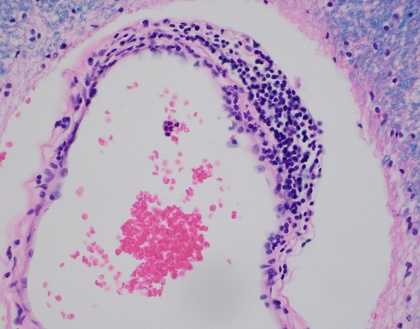
%> input picture images/UTSW26_4_WM_OccCtx_VL3_01.jpg, 420 x 329 px, shrunk from 2448 x 1920 before the run
$ octave --eval "result = findlymphs('images/UTSW26_4_WM_OccCtx_VL3_01.jpg');"   (GNU Octave 9; MATLAB toolbox functions it lacks are replaced by stand-ins)
%> lines starting %> are read from the running program, lines starting %| are printed output that depends on the picture; in (x1, y1, x2, y2) boxes, pixels count from 0 and x2, y2 are one past the last pixel; in counts of white or black regions, pixels touching at a corner belong together; the program's own positions count from 1
### createLFBMask.m
function BW = createLFBMask(RGB)

hsvimage = rgb2hsv(RGB);
hImage = hsvimage(:,:,1);
vImage = hsvimage(:,:,3);

BW = vImage > 0.65 & vImage < 0.72 & hImage > 0.63 & hImage < 0.7;

end

### findlymphs.m
function [labels, stats, stats1] = findlymphs(fname, varargin)
%> called with fname = 'images/UTSW26_4_WM_OccCtx_VL3_01.jpg'

%% Parse inputs
p = inputParser;
defaultRadiusList = [14,22];
defaultNucSaturationThresh = 0.65;
defaultCircThresh = 0.8;
addRequired(p,'fname');
addOptional(p,'RadiusLimits',defaultRadiusList);
addOptional(p,'NucSaturationThresh',defaultNucSaturationThresh);
addOptional(p,'CircThresh',defaultCircThresh);
parse(p,'fname',varargin{:});
RadiusList = p.Results.RadiusLimits;
NucSaturationThresh = p.Results.NucSaturationThresh;
CircThresh = p.Results.CircThresh;

%% Load input file
rgb = imread(fname);
%> rgb is the input picture: size 329x420x3 uint8; mean R, G, B 183.4, 164, 189.2

%% Color Separation and thresholding;
rgbn = colornorm(rgb); % Normalize each color channel
hh = rgb2hsv(rgbn);
%> hh: size 329x420x3 double; mean H, S, V 0.444, 0.178, 0.847
% Get Intensity (actually 'value')
% I = rgb2gray(rgbn);
I = hh(:,:,3);

% Smooth
fprintf('findlymphs.m: Smooth\n')
h = fspecial('gaussian',100,5);
I=imfilter(I,h,'conv');
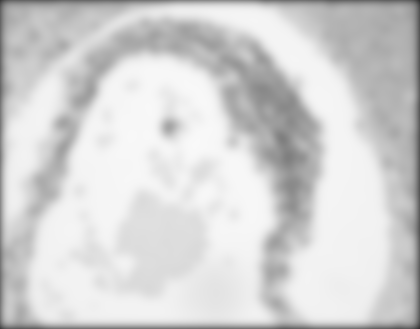
%> I: size 329x420 double; min 0.184, max 0.977, mean 0.829

[WhiteMatterMask] = createLFBMask(rgb);
%> in createLFBMask, `hsvimage = rgb2hsv(RGB);`: hsvimage: size 329x420x3 double; mean H, S, V 0.758, 0.161, 0.756
%> in createLFBMask, `hImage = hsvimage(:,:,1);`:
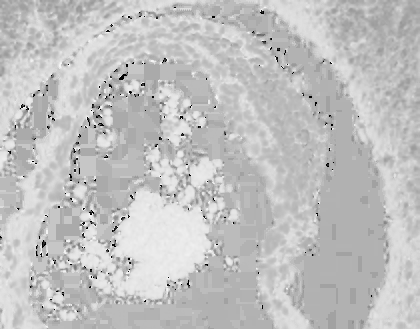
%> hImage: size 329x420 double; min 0, max 0.983, mean 0.758
%> in createLFBMask, `BW = vImage > 0.65 & vImage < 0.72 & hImage > 0.63 & hImage < 0.7;`:
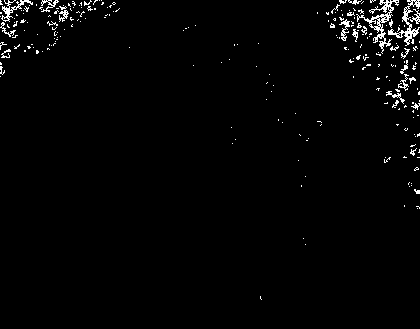
%> BW: size 329x420 logical; 2% white in thin lines or dots
WhiteMatterMask = bwareaopen(WhiteMatterMask,2e2);
%> WhiteMatterMask: size 329x420 logical; 0.6% white in thin lines or dots, all inside (x1, y1, x2, y2) = (356, 0, 420, 54)
for i = 1:8
    WhiteMatterMask = imdilate(WhiteMatterMask,strel('disk',8,8));
end
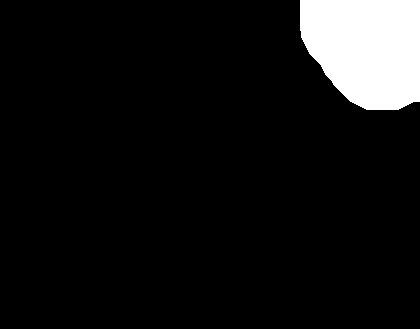
%> WhiteMatterMask: size 329x420 logical; 8% white; 1 white region, box (x1, y1, x2, y2) and area: (300, 0, 420, 110) 11111
WhiteMatterMask = 1-bwareaopen(1-WhiteMatterMask,2e4);

% Threshold on intensity
fprintf('findlymphs.m: Threshold on HSV(:,:,3)\n')
level = graythresh(I); %Otsu threshold intensity
%> level = 0.8
I_t = I; I_t(I_t > level) = 0;

fprintf('findlymphs.m: Apply (negative) white matter mask\n');
I_t = I_t.*(1-WhiteMatterMask);

%% Morphology
fprintf('findlymphs.m: Opening operation (remove noise specks)\n')
I_th = imhmin(I_t,max(I_t(:))*0.1);
I_tho = I_th.*bwareaopen(I_th,32); % Gets rid of noise (dots w/ area < 16px)
I_tho(I_t==0) = -Inf;

LL = watershed(I_tho);
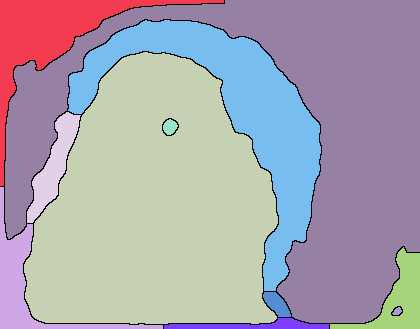
%> LL: size 329x420 uint8; 12 distinct labels, from 0 to 11; one colour per label, 0 black

fprintf('findlymphs.m: Erode\n')
se = strel('disk',4,4); LL = bwlabel(imerode(LL,se)>0); %erode
%> after `LL = bwlabel(imerode(LL,se)>0)`:
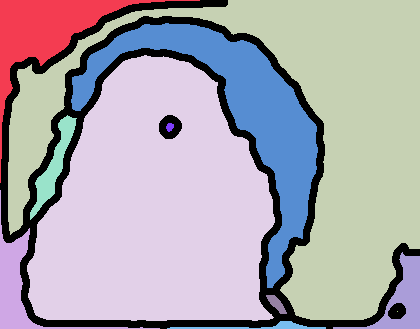
%> LL: size 329x420 double; 12 distinct labels, from 0 to 11; one colour per label, 0 black
stats1 = regionprops(LL,'Area','Centroid','Eccentricity', 'Perimeter');
%> stats1 = 11 regions; largest, Area, Centroid, Eccentricity and Perimeter: 48422 [155.3 209.3] 0.544 891.6, 45033 [303.7 135.6] 0.651 1761.4, 14819 [238.2 113.5] 0.876 966.2, 6013 [45.7 32.3] 0.851 711.6, 2536 [20.2 287.7] 0.775 599.7

fprintf('findlymphs.m: Delete any blobs with area above 1.5*2*pi*max_radius (%g) or below 0.6*2*pi*min_radius (%g)\n', ...
    pi*max(1.5*RadiusList(:)).^2, pi*min(0.6*RadiusList(:)).^2)
areas = cat(1,stats1(2:end).Area); % Ignore the background (stats(1))
%> areas = [2536; 45033; 48422; 1354; 14819; 53; 430; 188; 1899; 1]
for i = find(areas > pi*max(1.5*RadiusList(:)).^2 | areas < pi*min(0.6*RadiusList(:)).^2)'
   LL(LL==i+1) = 0;
end
%> this loop made 6 passes
%> i on passes 3 to 6: 5, 6, 8, 10
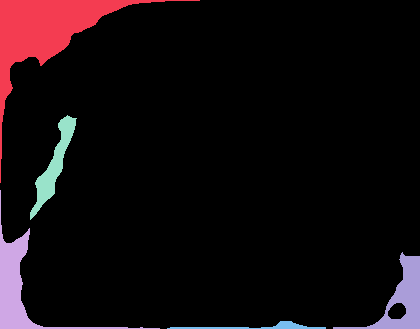
%> LL: size 329x420 double; 6 distinct labels, from 0 to 10; one colour per label, 0 black

% Area / perimeter will approach a maximum of 0.5*r for circle
fprintf('findlymphs.m: Delete any blobs with circularity below %g\n', CircThresh)
cmm = 4*pi*cat(1,stats1(:).Area)./cat(1,stats1(:).Perimeter).^2;
%> cmm = [0.149; 0.0886; 0.182; 0.765; 0.288; 0.199; 1.2; 0.0544; 0.696; 0.269; Inf]
cmm(isinf(cmm)) = 0;
for i = find(cmm < CircThresh)'
   LL(LL==i) = 0;
end
%> this loop made 10 passes
%> LL: size 329x420 double; 8.85% of pixels changed, all inside (x1, y1, x2, y2) = (0, 0, 420, 329)

%% Segmentation of circles
LL_circ = uint16(zeros(size(LL)));
for mcr = 1:size(RadiusList,1)
mcrl = RadiusList(mcr,1);
mcrh = RadiusList(mcr,2);
    fprintf('findlymphs.m: Find circles (r in range [%g,%g])\n', mcrl,mcrh)
    [centers, radii] = imfindcircles(LL>1,[mcrl, mcrh],'ObjectPolarity','bright', ...
        'Sensitivity',0.99, 'EdgeThreshold',0.95);
    fprintf('findlymphs.m: Found %g circles (r in range [%g,%g])\n', size(centers,1), mcrl,mcrh)
    % Select regions that share a center with the circles.
    if (size(centers,1)>0)
        radius_median = median(sqrt(cat(1,stats1(:).Area)/pi));
        for i = 1:size(stats1)
            c = repmat(stats1(i).Centroid,size(centers,1),1);
            mindist = min(sqrt(sum((centers - c).^2,2)));
            stats1(i).mindist = mindist;
            if mindist < radius_median
                LL_circ(LL==i) = i;
            end
        end
    end
end
%> this loop made 1 pass
%> (centers, radii, radius_median) on pass 1: ([210.5 165], 14, 24.59)
%| findlymphs.m: Found 1 circles (r in range [14,22])
%> LL_circ: size 329x420 uint16; every value is 0
%> after the loop, c = [398 312]; mindist = 238.3; stats1 = 11 regions; largest, Area, Centroid, Eccentricity, Perimeter and mindist: 48422 [155.3 209.3] 0.544 891.6 70.74, 45033 [303.7 135.6] 0.651 1761.4 97.74, 14819 [238.2 113.5] 0.876 966.2 58.48, 6013 [45.7 32.3] 0.851 711.6 211.6, 2536 [20.2 287.7] 0.775 599.7 226.4

stats2 = regionprops(LL_circ,hh(:,:,2),'Area','Centroid','Eccentricity','MeanIntensity','Perimeter');
%> stats2 = 0 regions

fprintf('findlymphs.m: Get mean value in circles, select those > %g\n',NucSaturationThresh)
I_m = cat(1,stats2.MeanIntensity);
%> I_m = []
I_metric = I_m;
%> I_metric = []
%I_metric = (I_m - min(I_m)); I_metric = I_metric./max(I_metric); %Normalize metric to [0,1]

Hits = uint16(find(I_metric>NucSaturationThresh));
%> Hits = []
statsOut = stats2(Hits);
%> statsOut = 0 regions
LLOut = LL_circ.*uint16(ismember(LL_circ,Hits));
fprintf('findlymphs.m: Found %g circles (saturation > %g)\n', size(Hits,1), NucSaturationThresh)
%| findlymphs.m: Found 0 circles (saturation > 0.65)

%% Return variables
stats = statsOut;
%> stats = 0 regions
labels = LLOut;

end

function rgbn = colornorm(rgb)
fprintf('findlymphs.m: Normalize each color channel\n')
r = double(rgb(:,:,1)); g = double(rgb(:,:,2)); b = double(rgb(:,:,3));
rn = r - min(r(:)); rn = rn ./ max(rn(:));
gn = g - min(g(:)); gn = gn ./ max(gn(:));
bn = b - min(b(:)); bn = bn ./ max(bn(:));
rgbn = cat(3,rn,gn,bn);
end

function rgbnt = purplethresh(rgbn)
    hsvv = rgb2hsv(rgbn);
    hsvv_purple = hsvv(:,:,1) > 0.74 & hsvv(:,:,1) < 0.82;
    rgbnt=bsxfun(@times,rgbn,hsvv_purple);
end
